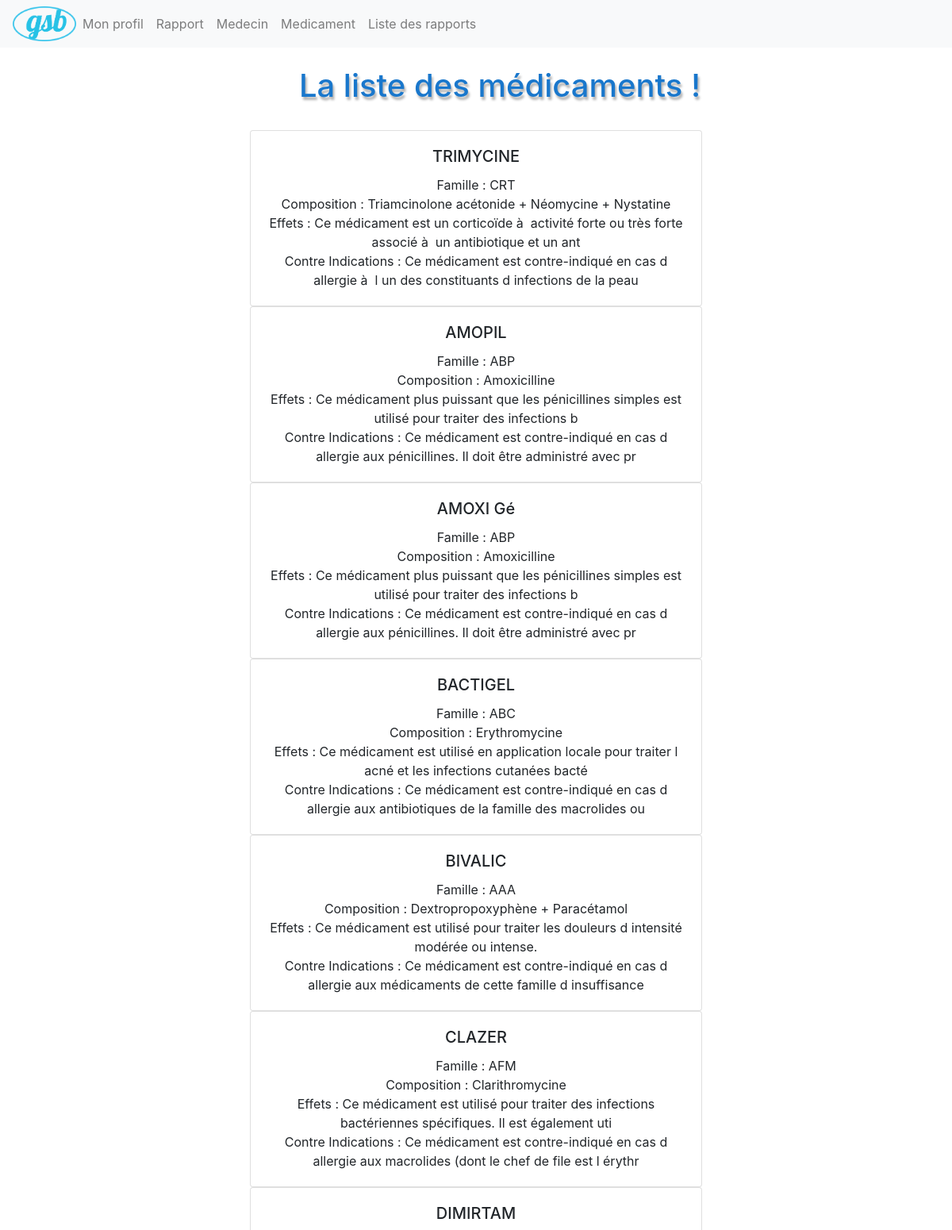
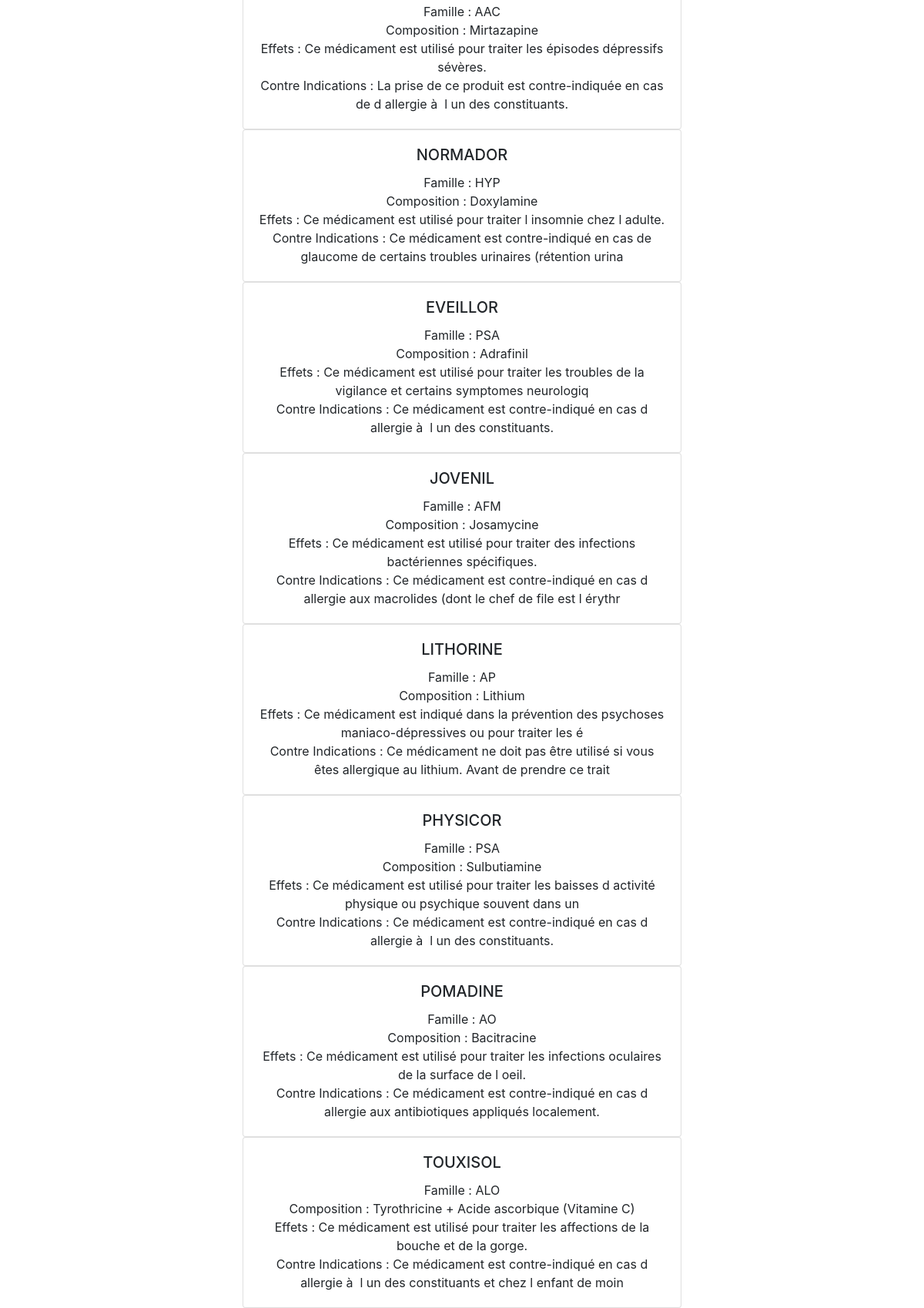
/Controleur/medicament.php, run on the app's committed database (2 pictures, top to bottom).
### tables this page shows
CREATE TABLE `medicament` (
  `id` varchar(30) NOT NULL,
  `nomCommercial` varchar(80) NOT NULL,
  `idFamille` varchar(10) NOT NULL,
  `composition` varchar(100) NOT NULL,
  `effets` varchar(100) NOT NULL,
  `contreIndications` varchar(100) NOT NULL
);

### Controleur/medicament.php (called while the page is built, shortened)
<?php
include_once "./Modele/medicamentDAO.php";
include_once "./Modele/medicament.php";
$ret = medicamentDAO::creemedicament();
include "./Vue/entete.html.php";
include "./Vue/vuemedicament.html.php";

### Modele/medicamentDAO.php (called while the page is built, shortened)
<?php
include_once "medicament.php";
class medicamentDAO{
    public static function creemedicament(){
        $resultat = array();
        try{
            $cnx = connexionPDO();
            $req = $cnx->prepare("select * from medicament");
            $req->execute();
            $ligne = $req->fetch(PDO::FETCH_ASSOC);
            while ($ligne) {
                $resultat[]=new medicament($ligne["id"], $ligne["nomCommercial"], $ligne["idFamille"], $ligne["composition"], $ligne["effets"], $ligne["contreIndications"]);
                $ligne=$req->fetch(PDO::FETCH_ASSOC);
            }
        } catch (PDOException $e){
            print "Erreur ! : " .$e->getMessage();
            die();
        }
        return $resultat;
    }
}

### Modele/medicament.php (called while the page is built, shortened)
<?php
class medicament{
    private $nomCommercial;
    private $idFamille;
    private $composition;
    private $effets;
    private $contreIndications;
    public function __construct($idmedicament, $unnomCommercial, $unidFamille, $unecomposition, $deseffets, $descontreIndications){
        $this->nomCommercial=$unnomCommercial;
        $this->idFamille=$unidFamille;
        $this->composition=$unecomposition;
        $this->effets=$deseffets;
        $this->contreIndications=$descontreIndications;
    }
    public function getnomCommercial(){
        return $this->nomCommercial;
    }
    public function getidFamille(){
        return $this->idFamille;
    }
    public function getcomposition(){
        return $this->composition;
    }
    public function geteffets(){
        return $this->effets;
    }
    public function getcontreIndications(){
        return $this->contreIndications;
    }
}

### Vue/vuemedicament.html.php (the view)
<html>
    <body>
        <html>
            <center>
        <br> <h1 style=" text-shadow: 2px 4px 3px rgba(0,0,0,0.3); color: #1977cc; margin-left: 60px">La liste des médicaments ! </h1><br>
            </center>
        <?php
             for ($i=0; $i<count($ret); $i++){
        ?>
        <center>
            <div class="col-sm-6">
                <div class="card">
                    <div class="card-body">
                        <h5 class="card-title"><?= $ret[$i]->getnomCommercial()?></h5>
                        <div class="card-text">
                            Famille : <?= $ret[$i]->getidFamille()?> <br>
                            Composition : <?= $ret[$i]->getcomposition()?>    <br>
                            Effets : <?= $ret[$i]->geteffets()?><br>
                            Contre Indications : <?= $ret[$i]->getcontreIndications()?> <br>
                        </div>
                    </div>
                </div>
        </div>
        </center>
        </html>
            <?php
                $i++;
                }
            ?>
    </body>
</html>

### Vue/entete.html.php (shortened to what this page needs)
<html>
	<head>
		<link rel="stylesheet" href="./public/css/entete.css" />
		<link rel="stylesheet" href="https://maxcdn.bootstrapcdn.com/bootstrap/4.0.0/css/bootstrap.min.css">
	</head>
	<nav class="navbar navbar-expand-lg navbar-light bg-light">
	<img src="./public/images/Logo.png" width="80"/>
	<div class="collapse navbar-collapse" id="navbarSupportedContent">
		<ul class="navbar-nav mr-auto">
		<li class="nav-item">
			<a class="nav-link" href="./?action=connexion">Mon profil</a>
		</li>
		<li class="nav-item">
			<a class="nav-link" href="./?action=rapports&type=rapport">Rapport</a>
		</li>
		<li class="nav-item">
			<a class="nav-link" href="./?action=medecins&type=medecin">Medecin</a>
		</li>
		<li class="nav-item">
			<a class="nav-link" href="./?action=medicament">Medicament</a>
		</li>
		<li class="nav-item">
			<a class="nav-link" href="./?action=rapports&type=listerapports">Liste des rapports</a>
		</li>
		</ul>
	</div>
	</nav>
</html>

### public/css/entete.css (style rules this page uses)
body { color:black; background-color:white; background-image:url(https://images.yourstory.com/cs/2/b094ec506da611eab285b7ee8106293d/02-02-1625042268630.png); }

### data on the page
medicament: nomCommercial "TRIMYCINE", idFamille "CRT", composition "Triamcinolone acétonide + Néomycine + Nystatine", effets "Ce médicament est un corticoïde à activité forte ou très forte associé à un antibiotique et un ant", contreIndications "Ce médicament est contre-indiqué en cas d allergie à l un des constituants d infections de la peau"
medicament: nomCommercial "AMOPIL", idFamille "ABP", composition "Amoxicilline", effets "Ce médicament plus puissant que les pénicillines simples est utilisé pour traiter des infections b", contreIndications "Ce médicament est contre-indiqué en cas d allergie aux pénicillines. Il doit être administré avec pr"
medicament: nomCommercial "AMOXI Gé", idFamille "ABP", composition "Amoxicilline", effets "Ce médicament plus puissant que les pénicillines simples est utilisé pour traiter des infections b", contreIndications "Ce médicament est contre-indiqué en cas d allergie aux pénicillines. Il doit être administré avec pr"
medicament: nomCommercial "BACTIGEL", idFamille "ABC", composition "Erythromycine", effets "Ce médicament est utilisé en application locale pour traiter l acné et les infections cutanées bacté", contreIndications "Ce médicament est contre-indiqué en cas d allergie aux antibiotiques de la famille des macrolides ou"
medicament: nomCommercial "BIVALIC", idFamille "AAA", composition "Dextropropoxyphène + Paracétamol", effets "Ce médicament est utilisé pour traiter les douleurs d intensité modérée ou intense.", contreIndications "Ce médicament est contre-indiqué en cas d allergie aux médicaments de cette famille d insuffisance"
medicament: nomCommercial "CLAZER", idFamille "AFM", composition "Clarithromycine", effets "Ce médicament est utilisé pour traiter des infections bactériennes spécifiques. Il est également uti", contreIndications "Ce médicament est contre-indiqué en cas d allergie aux macrolides (dont le chef de file est l érythr"
medicament: nomCommercial "DIMIRTAM", idFamille "AAC", composition "Mirtazapine", effets "Ce médicament est utilisé pour traiter les épisodes dépressifs sévères.", contreIndications "La prise de ce produit est contre-indiquée en cas de d allergie à l un des constituants."
medicament: nomCommercial "NORMADOR", idFamille "HYP", composition "Doxylamine", effets "Ce médicament est utilisé pour traiter l insomnie chez l adulte.", contreIndications "Ce médicament est contre-indiqué en cas de glaucome de certains troubles urinaires (rétention urina"
medicament: nomCommercial "EVEILLOR", idFamille "PSA", composition "Adrafinil", effets "Ce médicament est utilisé pour traiter les troubles de la vigilance et certains symptomes neurologiq", contreIndications "Ce médicament est contre-indiqué en cas d allergie à l un des constituants."
medicament: nomCommercial "JOVENIL", idFamille "AFM", composition "Josamycine", effets "Ce médicament est utilisé pour traiter des infections bactériennes spécifiques.", contreIndications "Ce médicament est contre-indiqué en cas d allergie aux macrolides (dont le chef de file est l érythr"
medicament: nomCommercial "LITHORINE", idFamille "AP", composition "Lithium", effets "Ce médicament est indiqué dans la prévention des psychoses maniaco-dépressives ou pour traiter les é", contreIndications "Ce médicament ne doit pas être utilisé si vous êtes allergique au lithium. Avant de prendre ce trait"
medicament: nomCommercial "PHYSICOR", idFamille "PSA", composition "Sulbutiamine", effets "Ce médicament est utilisé pour traiter les baisses d activité physique ou psychique souvent dans un", contreIndications "Ce médicament est contre-indiqué en cas d allergie à l un des constituants."
medicament: nomCommercial "POMADINE", idFamille "AO", composition "Bacitracine", effets "Ce médicament est utilisé pour traiter les infections oculaires de la surface de l oeil.", contreIndications "Ce médicament est contre-indiqué en cas d allergie aux antibiotiques appliqués localement."
medicament: nomCommercial "TOUXISOL", idFamille "ALO", composition "Tyrothricine + Acide ascorbique (Vitamine C)", effets "Ce médicament est utilisé pour traiter les affections de la bouche et de la gorge.", contreIndications "Ce médicament est contre-indiqué en cas d allergie à l un des constituants et chez l enfant de moin"
